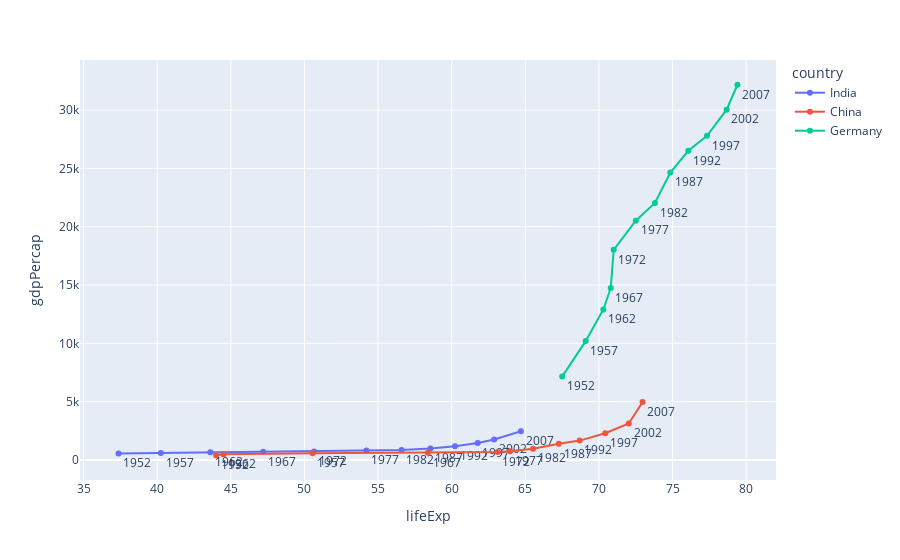

Write notebook code for a chart like this one.
### Code cell
df2 = px.data.gapminder().query("country in ['India', 'China','Germany']")
df2 = df2.sort_values(by='lifeExp')
fig = px.line(df2, x="lifeExp", y="gdpPercap", color="country", text="year")
fig.update_traces(textposition="bottom right")
fig.show()

### Figure 1 — Plotly figure (JSON) as saved in the notebook; plotly's stock layout.template omitted (floating-point values rounded to 4 significant figures)
{"data": [{"hovertemplate": "country=India<br>lifeExp=%{x}<br>gdpPercap=%{y}<br>year=%{text}<extra></extra>", "legendgroup": "India", "line": {"color": "#636efa", "dash": "solid"}, "marker": {"symbol": "circle"}, "mode": "markers+text+lines", "name": "India", "orientation": "v", "showlegend": true, "text": [1952, 1957, 1962, 1967, 1972, 1977, 1982, 1987, 1992, 1997, 2002, 2007], "textposition": "bottom right", "type": "scatter", "x": [37.37, 40.25, 43.6, 47.19, 50.65, 54.21, 56.6, 58.55, 60.22, 61.77, 62.88, 64.7], "xaxis": "x", "y": [546.6, 590.1, 658.3, 700.8, 724.0, 813.3, 855.7, 976.5, 1164.0, 1459.0, 1747.0, 2452.0], "yaxis": "y"}, {"hovertemplate": "country=China<br>lifeExp=%{x}<br>gdpPercap=%{y}<br>year=%{text}<extra></extra>", "legendgroup": "China", "line": {"color": "#EF553B", "dash": "solid"}, "marker": {"symbol": "circle"}, "mode": "markers+text+lines", "name": "China", "orientation": "v", "showlegend": true, "text": [1952, 1962, 1957, 1967, 1972, 1977, 1982, 1987, 1992, 1997, 2002, 2007], "textposition": "bottom right", "type": "scatter", "x": [44, 44.5, 50.55, 58.38, 63.12, 63.97, 65.53, 67.27, 68.69, 70.43, 72.03, 72.96], "xaxis": "x", "y": [400.4, 487.7, 576.0, 612.7, 676.9, 741.2, 962.4, 1379.0, 1656.0, 2289.0, 3119.0, 4959.0], "yaxis": "y"}, {"hovertemplate": "country=Germany<br>lifeExp=%{x}<br>gdpPercap=%{y}<br>year=%{text}<extra></extra>", "legendgroup": "Germany", "line": {"color": "#00cc96", "dash": "solid"}, "marker": {"symbol": "circle"}, "mode": "markers+text+lines", "name": "Germany", "orientation": "v", "showlegend": true, "text": [1952, 1957, 1962, 1967, 1972, 1977, 1982, 1987, 1992, 1997, 2002, 2007], "textposition": "bottom right", "type": "scatter", "x": [67.5, 69.1, 70.3, 70.8, 71, 72.5, 73.8, 74.85, 76.07, 77.34, 78.67, 79.41], "xaxis": "x", "y": [7144.0, 10190.0, 12900.0, 14750.0, 18020.0, 20510.0, 22030.0, 24640.0, 26510.0, 27790.0, 30040.0, 32170.0], "yaxis": "y"}], "layout": {"legend": {"title": {"text": "country"}, "tracegroupgap": 0}, "margin": {"t": 60}, "xaxis": {"anchor": "y", "domain": [0, 1], "title": {"text": "lifeExp"}}, "yaxis": {"anchor": "x", "domain": [0, 1], "title": {"text": "gdpPercap"}}}}
